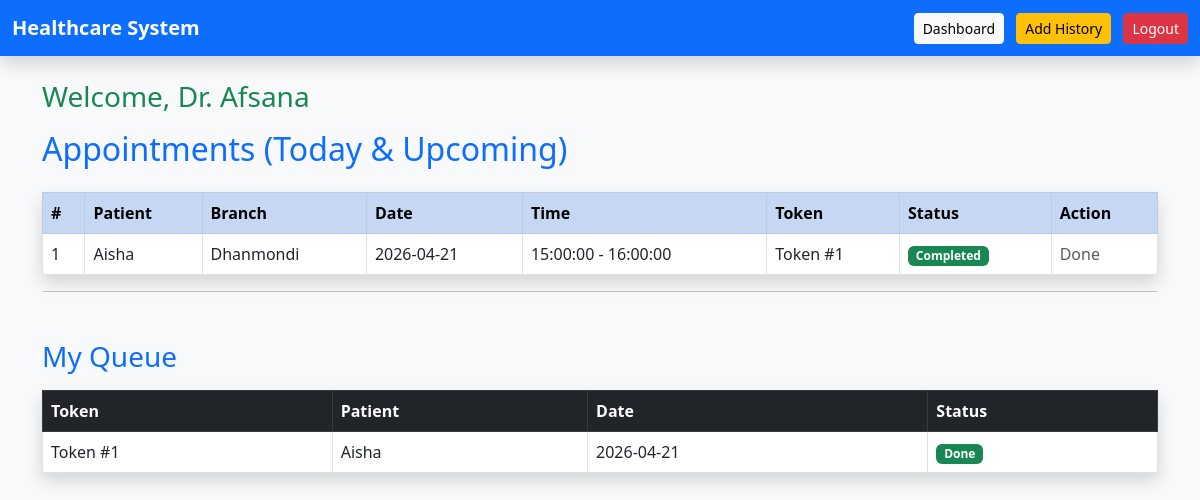
The page /doctor_dashboard.php (signed in) on the database its author committed.
### tables this page shows
CREATE TABLE `appointment` (
  `appointment_id` int(11) NOT NULL,
  `patient_id` int(11) DEFAULT NULL,
  `doctor_id` int(11) DEFAULT NULL,
  `branch_id` int(11) DEFAULT NULL,
  `slot_id` int(11) DEFAULT NULL,
  `appointment_date` date DEFAULT NULL,
  `booking_time` timestamp NOT NULL DEFAULT current_timestamp(),
  `appointment_status` varchar(20) DEFAULT NULL,
  `reason_for_visit` text DEFAULT NULL
);

CREATE TABLE `patient` (
  `patient_id` int(11) NOT NULL,
  `first_name` varchar(50) DEFAULT NULL,
  `last_name` varchar(50) DEFAULT NULL,
  `email` varchar(100) DEFAULT NULL,
  `password` varchar(255) DEFAULT NULL,
  `phone` varchar(20) DEFAULT NULL,
  `gender` varchar(10) DEFAULT NULL,
  `date_of_birth` date DEFAULT NULL,
  `address` text DEFAULT NULL,
  `registration_date` timestamp NOT NULL DEFAULT current_timestamp()
);

CREATE TABLE `branch` (
  `branch_id` int(11) NOT NULL,
  `branch_name` varchar(100) DEFAULT NULL,
  `location` varchar(100) DEFAULT NULL,
  `city` varchar(50) DEFAULT NULL,
  `district` varchar(50) DEFAULT NULL,
  `contact_number` varchar(20) DEFAULT NULL
);

CREATE TABLE `timeslot` (
  `slot_id` int(11) NOT NULL,
  `start_time` time DEFAULT NULL,
  `end_time` time DEFAULT NULL,
  `max_patients` int(11) DEFAULT NULL
);

CREATE TABLE `queue` (
  `queue_id` int(11) NOT NULL,
  `appointment_id` int(11) DEFAULT NULL,
  `branch_id` int(11) DEFAULT NULL,
  `queue_number` int(11) DEFAULT NULL,
  `queue_status` varchar(20) DEFAULT NULL,
  `checkin_time` timestamp NOT NULL DEFAULT current_timestamp()
);

### doctor_dashboard.php (the view, shortened to what this page needs)
<?php
include("db.php");
$doctor_id = $_SESSION['doctor_id'];
$doctor_name = $_SESSION['doctor_name'] ?? "Doctor";
$sql = "SELECT a.*,
p.first_name as patient,
b.branch_name,
t.start_time, t.end_time,
q.queue_number
FROM appointment a
JOIN patient p ON a.patient_id = p.patient_id
JOIN branch b ON a.branch_id = b.branch_id
JOIN timeslot t ON a.slot_id = t.slot_id
LEFT JOIN queue q ON a.appointment_id = q.appointment_id
WHERE a.doctor_id = ?
AND a.appointment_date >= CURDATE()
ORDER BY a.appointment_date ASC, t.start_time ASC";
$stmt = $conn->prepare($sql);
$stmt->bind_param("i", $doctor_id);
$stmt->execute();
$result = $stmt->get_result();
?>
<!DOCTYPE html>
<html>
<head>
<link href="https://cdn.jsdelivr.net/npm/bootstrap@5.3.0/dist/css/bootstrap.min.css" rel="stylesheet">
</head>
<body class="bg-light">
<nav class="navbar navbar-expand-lg navbar-dark bg-primary shadow">
<div class="container-fluid">
<a class="navbar-brand fw-bold" href="#">Healthcare System</a>
<div>
<a href="doctor_dashboard.php" class="btn btn-light btn-sm me-2">Dashboard</a>
<a href="add_medical_history.php" class="btn btn-warning btn-sm me-2">Add History</a>
<a href="logout.php" class="btn btn-danger btn-sm">Logout</a>
</div>
</div>
</nav>
<div class="container mt-4">
<h3 class="text-success">Welcome, Dr. <?= htmlspecialchars($doctor_name) ?></h3>
<h2 class="text-primary mt-3 mb-4">Appointments (Today & Upcoming)</h2>
<table class="table table-bordered table-striped shadow">
<tr class="table-primary">
<th>#</th>
<th>Patient</th>
<th>Branch</th>
<th>Date</th>
<th>Time</th>
<th>Token</th>
<th>Status</th>
<th>Action</th>
</tr>
<?php
$i = 1;
while($row = $result->fetch_assoc()){
?>
<tr>
<td><?php echo $i++; ?></td>
<td><?php echo htmlspecialchars($row['patient']); ?></td>
<td><?php echo htmlspecialchars($row['branch_name']); ?></td>
<td><?php echo $row['appointment_date']; ?></td>
<td><?php echo $row['start_time']." - ".$row['end_time']; ?></td>
<td>
<?php echo $row['queue_number'] ? "Token #".$row['queue_number'] : "N/A"; ?>
</td>
<td>
<span class="badge bg-<?php
echo ($row['appointment_status']=='Pending') ? 'warning' :
     (($row['appointment_status']=='Confirmed') ? 'primary' :
     (($row['appointment_status']=='Ongoing') ? 'info' :
     (($row['appointment_status']=='Completed') ? 'success' : 'secondary')));
?>">
<?php echo $row['appointment_status']; ?>
</span>
</td>
<td>
<?php
if ($row['appointment_status'] == 'Pending') {
    echo "<span class='text-muted'>Waiting for admin</span>";
}
elseif ($row['appointment_status'] == 'Confirmed') {
    echo "<a class='btn btn-success btn-sm'
    href='update_status.php?id=".$row['appointment_id']."&status=Ongoing&source=doctor'>
    Start</a>";
}
elseif ($row['appointment_status'] == 'Ongoing') {
    echo "<a class='btn btn-primary btn-sm'
    href='update_status.php?id=".$row['appointment_id']."&status=Completed&source=doctor'>
    Complete</a>";
}
else {
    echo "<span class='text-muted'>Done</span>";
}
?>
</td>
</tr>
<?php } ?>
</table>
<hr>
<h3 class="text-primary mt-5">My Queue</h3>
<?php
$q = $conn->prepare("
SELECT q.queue_number, q.queue_status,
p.first_name as patient,
a.appointment_date
FROM queue q
JOIN appointment a ON q.appointment_id = a.appointment_id
JOIN patient p ON a.patient_id = p.patient_id
WHERE a.doctor_id=?
ORDER BY a.appointment_date ASC, q.queue_number ASC
");
$q->bind_param("i", $doctor_id);
$q->execute();
$res = $q->get_result();
?>
<table class="table table-bordered shadow mt-3">
<tr class="table-dark">
<th>Token</th>
<th>Patient</th>
<th>Date</th>
<th>Status</th>
</tr>
<?php while($row = $res->fetch_assoc()) { ?>
<tr>
<td>Token #<?= $row['queue_number'] ?></td>
<td><?= htmlspecialchars($row['patient']) ?></td>
<td><?= $row['appointment_date'] ?></td>
<td>
<span class="badge bg-<?=
$row['queue_status']=='Waiting' ? 'warning' :
($row['queue_status']=='Serving' ? 'primary' :
($row['queue_status']=='Done' ? 'success' : 'secondary'))
?>">
<?= $row['queue_status'] ?>
</span>
</td>
</tr>
<?php } ?>
</table>
</div>
</body>
</html>

### rows shown on the page
appointment: patient.first_name "Aisha", branch.branch_name "Dhanmondi", appointment_date "2026-04-21", slot.start_time "15:00:00", slot.end_time "16:00:00", queue.queue_number "1", appointment_status "Completed", shows "Done"
queue: queue_number "1", patient.first_name "Aisha", appointment.appointment_date "2026-04-21", queue_status "Done"

### other values the page prints
$doctor_name "Afsana"
